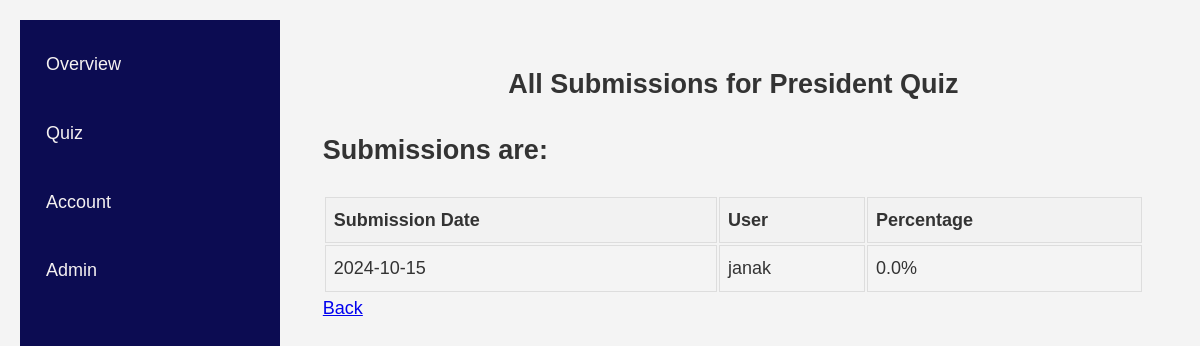
Screenshot of /organization/quiz/2 (signed in) with the database file from the repository.
### dashboard/models.py (models this page shows, shortened)
class Quiz(models.Model):
    title = models.CharField(max_length=255)
    description = models.TextField(blank=True)
    organization = models.ForeignKey('users.OrganizationUser', on_delete=models.CASCADE, related_name='quizzes',default=1)
    updated_at = models.DateTimeField(auto_now=True)
    questions = models.ManyToManyField('Question',blank=True)
    class Meta:
        verbose_name = "Quiz"
        verbose_name_plural = "Quizzes"

class Submission(models.Model):
    user = models.ForeignKey('users.StudentUser',on_delete=models.CASCADE)
    quiz = models.ForeignKey(Quiz, on_delete=models.PROTECT)
    correctsubmission = models.IntegerField(validators=[MinValueValidator(0)])
    timestamp = models.DateTimeField(auto_now=True)

### organization/views.py (the view)
# urls.py: path("quiz/<int:quiz_id>",views.submission,name="osubmission")
@login_required
@user_passes_test(check_organization)
def submission(request,quiz_id):
    quiz = Quiz.objects.get(id=quiz_id)
    valid_submissions = Submission.objects.filter(quiz=quiz).order_by("-timestamp")
    percentages = []
    for submission in valid_submissions:
        correct_score = submission.correctsubmission
        total_questions = submission.quiz.questions.count()
        percentage = correct_score / total_questions * 100
        percentages.append(percentage)
    return render(request, 'organization/submissions.html', {
        'sub_per':zip(valid_submissions,percentages),
        'valid_submissions': valid_submissions,
        'percentages': percentages,
        'quiztitle':quiz.title
    })

### organization/views.py (called while the page is built)
def check_organization(user):
    return OrganizationUser.objects.get(username=user.username).user_type == "organization"

### organization/templates/organization/submissions.html (shortened to what this page needs)
{% extends "organizationbase.html" %}
{% load static %}
{% block stylesheets %}
<link rel="stylesheet" href="{% static 'dashboard/dashboard.css' %}">
{% endblock %}
{% block content %}
    <section class="about">
        <h1>All Submissions for {{quiztitle}}</h1>
        {% if valid_submissions %}
            <h2>Submissions are: </h2>
            <table class="submission-table">
                <thead>
                    <tr>
                        <th>Submission Date</th>
                        <th>User</th>
                        <th>Percentage</th>
                    </tr>
                </thead>
                <tbody>
                    {% for sub, percent in sub_per %}
                        <tr>
                            <td>{{sub.timestamp|date:"Y-m-d"}}</td>
                            <td>{{sub.user.username}}</td>
                            <td>{{ percent }}%</td>
                        </tr>
                    {% endfor %}
                </tbody>
            </table>
        {% else %}
            <p>No submissions found for this quiz.</p>
        {% endif %}
        <a href="{% url "oquiz" %}">Back</a>
    </section>
{% endblock %}

### static/studentbase.css (style rules this page uses)
body { font-family: 'Arial', sans-serif; font-size: large; line-height: 1.6; color: #333; margin: 0 auto; padding: 20px; background-color: #f4f4f4; }

### dashboard/static/dashboard/dashboard.css (style rules this page uses)
section.about { padding: 20px; }
h1 { text-align: center; }
table.submission-table { width: 100%; }
th, td { border: 1px solid #ddd; padding: 8px; text-align: left; }
th { background-color: #f2f2f2; }

### rows the page displays
Quiz: title "President Quiz"
Submission: timestamp "2024-10-15", user.username "janak", percent "0.0"
